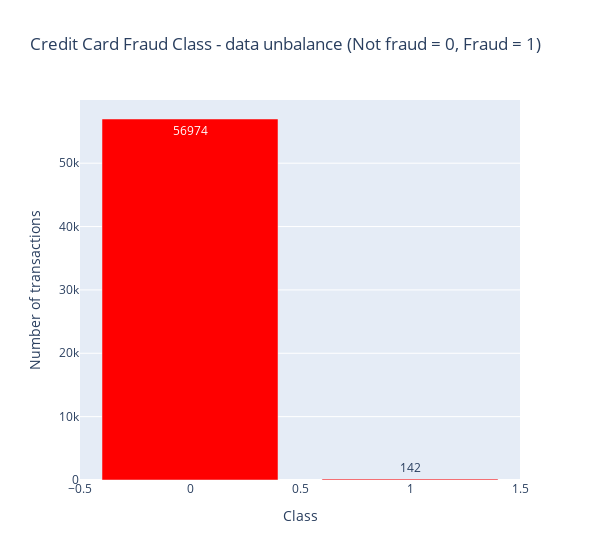

Write notebook code for a chart like this one.
### Code cell
temp = new["Class"].value_counts()
df = pd.DataFrame({'Class': temp.index,'values': temp.values})

trace = go.Bar(
    x = df['Class'],y = df['values'],
    name="Credit Card Fraud Class - data unbalance (Not fraud = 0, Fraud = 1)",
    marker=dict(color="Red"),
    text=df['values']
)
data = [trace]
layout = dict(title = 'Credit Card Fraud Class - data unbalance (Not fraud = 0, Fraud = 1)',
          xaxis = dict(title = 'Class', showticklabels=True), 
          yaxis = dict(title = 'Number of transactions'),
          hovermode = 'closest',width=600
         )
fig = dict(data=data, layout=layout)
iplot(fig, filename='class')

### Figure 1 — Plotly figure (JSON) as saved in the notebook; plotly's stock layout.template omitted (floating-point values rounded to 4 significant figures)
{"data": [{"marker": {"color": "Red"}, "name": "Credit Card Fraud Class - data unbalance (Not fraud = 0, Fraud = 1)", "text": [56974, 142], "type": "bar", "x": [0, 1], "y": [56974, 142]}], "layout": {"hovermode": "closest", "title": {"text": "Credit Card Fraud Class - data unbalance (Not fraud = 0, Fraud = 1)"}, "width": 600, "xaxis": {"showticklabels": true, "title": {"text": "Class"}}, "yaxis": {"title": {"text": "Number of transactions"}}}}
